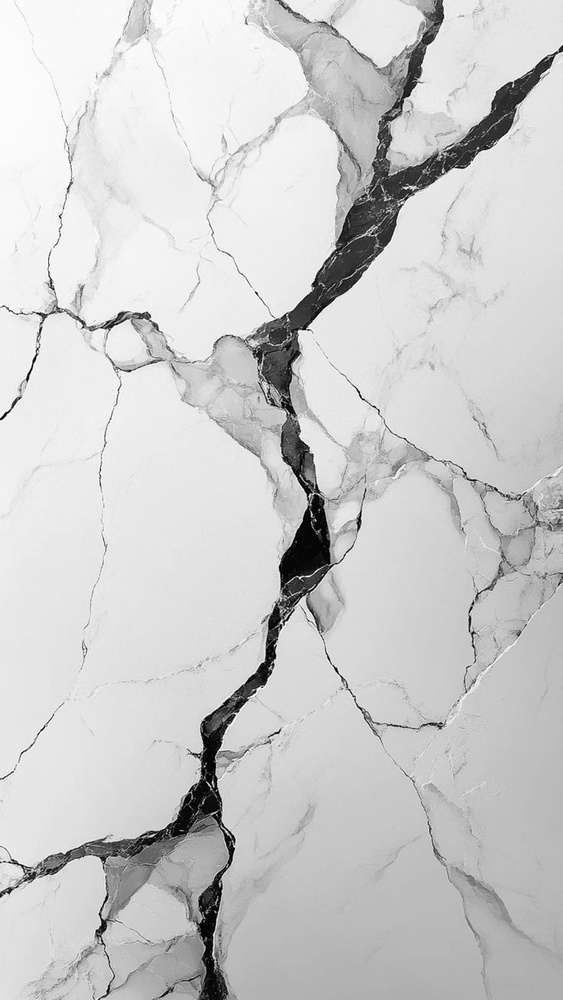
#> input picture data/raw/defect/7f082df4a2cc1a5b9a405d2f6fb582da.jpg, 563 x 1000 px, shrunk from 736 x 1308 before the run
$ python -i edge_detection.py   (imports and definitions only)   (older library calls are emulated)
#> lines starting #> are read from the running program, lines starting #| are printed output that depends on the picture
import cv2
import numpy as np

def detect_edges_canny(gray, low, high):
    """
    Phát hiện biên bằng Canny.
    """
    edges = cv2.Canny(gray, low, high)
    return edges


def detect_edges_sobel(gray):
    """
    Phát hiện biên bằng Sobel (gradient magnitude + threshold).
    """
    sobelx = cv2.Sobel(gray, cv2.CV_64F, 1, 0, ksize=3)
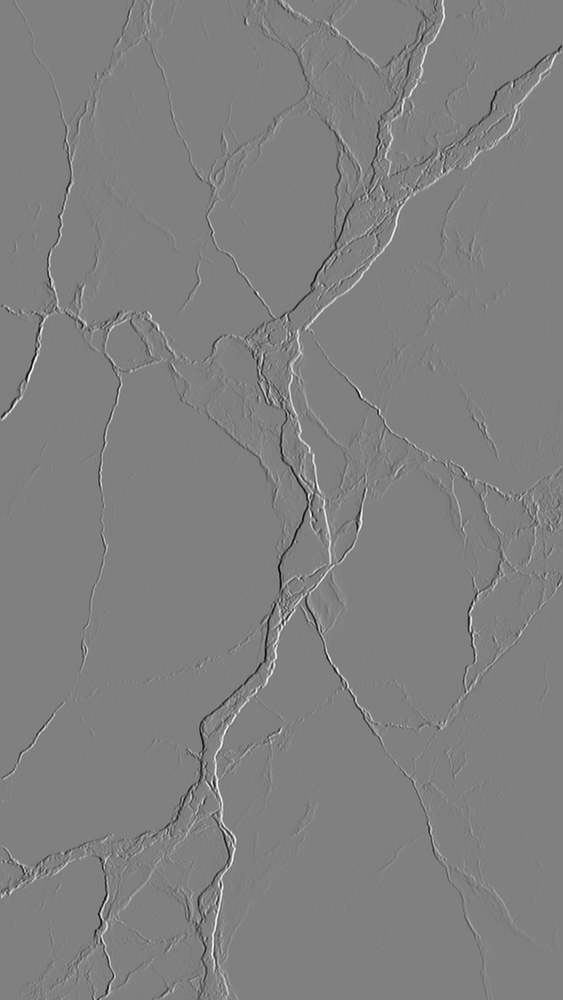
#> sobelx: shape (1000, 563) float64; min -981, max 966, mean -0.6; drawn with min black and max white
    sobely = cv2.Sobel(gray, cv2.CV_64F, 0, 1, ksize=3)
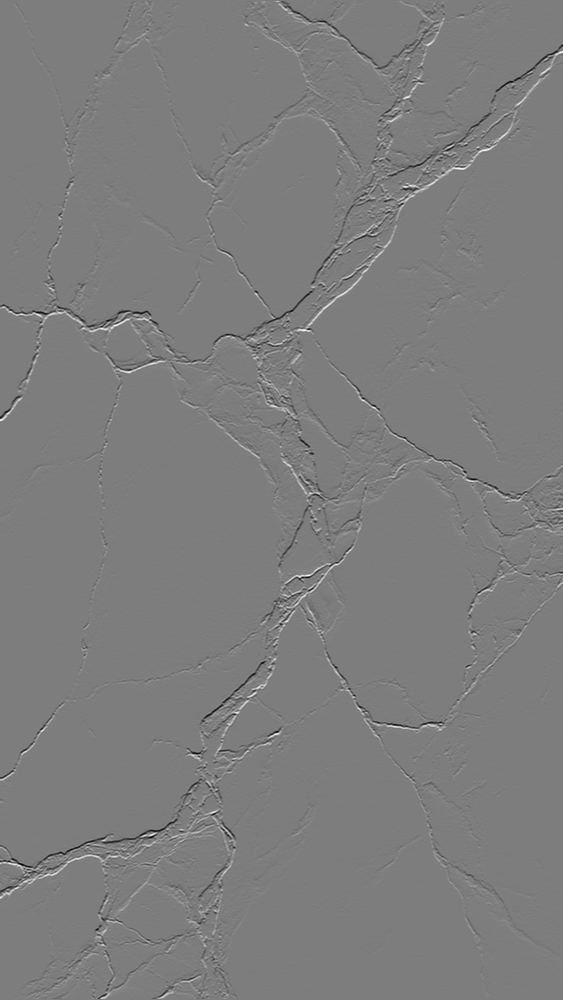
#> sobely: shape (1000, 563) float64; min -911, max 936, mean -0.5; drawn with min black and max white

    mag = (sobelx ** 2 + sobely ** 2) ** 0.5
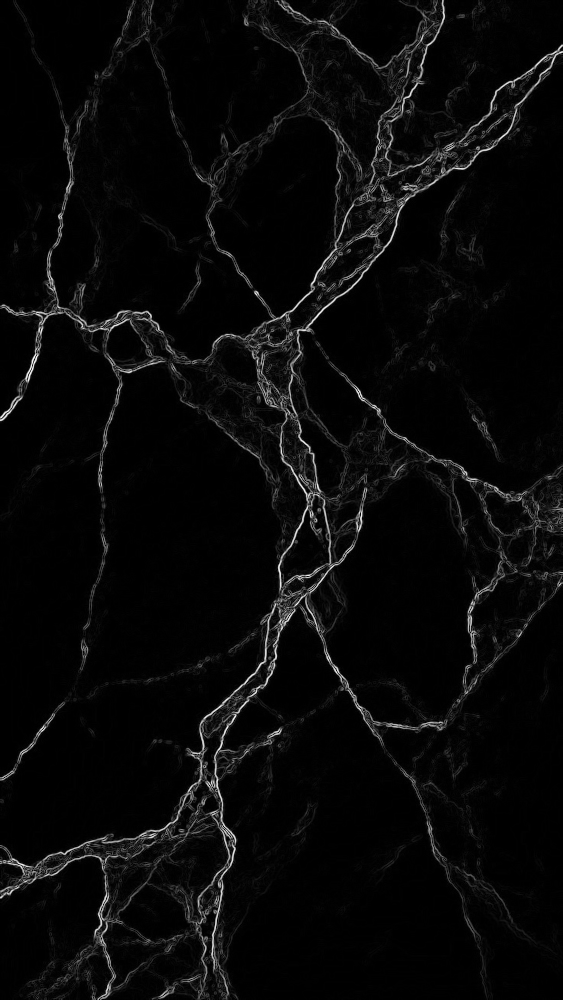
#> mag: shape (1000, 563) float64; min 0, max 996, mean 36.5; drawn with min black and max white
    if mag.max() != 0:
        mag = (255 * mag / mag.max()).astype("uint8")
    else:
        mag = mag.astype("uint8")

    _, thresh = cv2.threshold(mag, 50, 255, cv2.THRESH_BINARY)
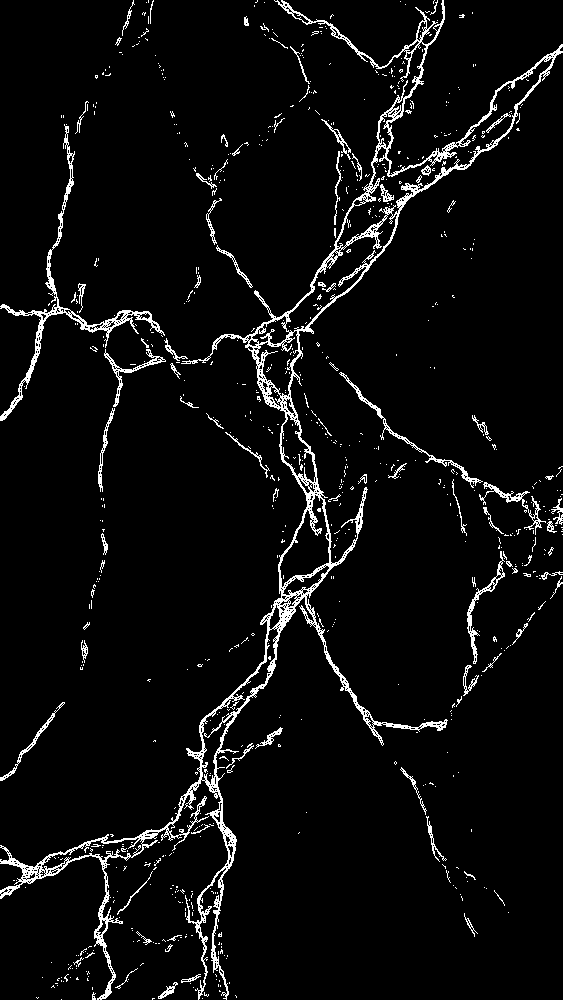
#> thresh: shape (1000, 563); 4.9% white in thin lines or dots
    return thresh

>>> import cv2
>>> picture = cv2.imread('../data/raw/defect/7f082df4a2cc1a5b9a405d2f6fb582da.jpg', cv2.IMREAD_GRAYSCALE)
>>> result = detect_edges_sobel(picture)

$ run again, on data/raw/defect/AAAAAAAAAA10.jpg
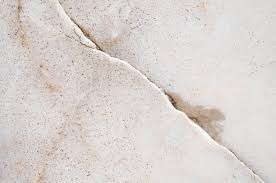
#> input picture data/raw/defect/AAAAAAAAAA10.jpg, 276 x 183 px
#> in detect_edges_sobel, `sobely = cv2.Sobel(gray, cv2.CV_64F, 0, 1, ksize=3)`:
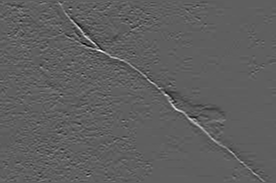
#> sobely: shape (183, 276) float64; min -393, max 658, mean 0.1; drawn with min black and max white
#> in detect_edges_sobel, `_, thresh = cv2.threshold(mag, 50, 255, cv2.THRESH_BINARY)`:
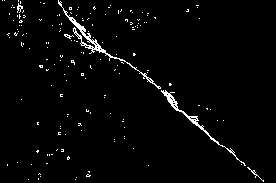
#> thresh: shape (183, 276); 2.5% white in thin lines or dots

$ run again, on data/raw/defect/cdcuwu888.jpg
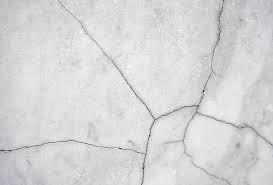
#> input picture data/raw/defect/cdcuwu888.jpg, 273 x 185 px
#> in detect_edges_sobel, `sobely = cv2.Sobel(gray, cv2.CV_64F, 0, 1, ksize=3)`:
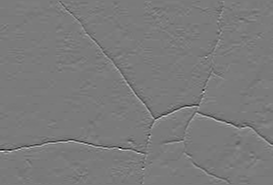
#> sobely: shape (185, 273) float64; min -615, max 659, mean 0; drawn with min black and max white
#> in detect_edges_sobel, `_, thresh = cv2.threshold(mag, 50, 255, cv2.THRESH_BINARY)`:
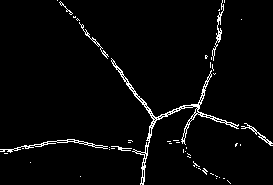
#> thresh: shape (185, 273); 3.2% white in thin lines or dots

$ run again, on data/raw/defect/ddhdsk981.jpg
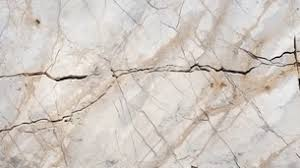
#> input picture data/raw/defect/ddhdsk981.jpg, 300 x 168 px
#> in detect_edges_sobel, `sobely = cv2.Sobel(gray, cv2.CV_64F, 0, 1, ksize=3)`:
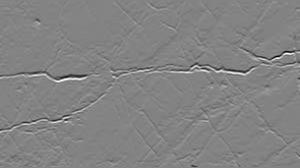
#> sobely: shape (168, 300) float64; min -963, max 907, mean -0.7; drawn with min black and max white
#> in detect_edges_sobel, `_, thresh = cv2.threshold(mag, 50, 255, cv2.THRESH_BINARY)`:
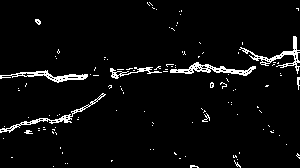
#> thresh: shape (168, 300); 4.2% white in thin lines or dots
